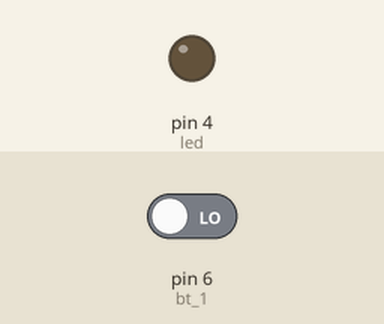
Bench run of a sketch on a simulated Arduino Uno, built with avr-gcc and run on an emulated ATmega328P. Shown: output pins drawn as LEDs (lit = HIGH). The test bench sets the inputs (shaded band); at power-on: pin 6 (bt_1) LOW.

Above: at 1.2 s.
1.3 s: pin 6 (bt_1) driven HIGH
At 3.7 s:
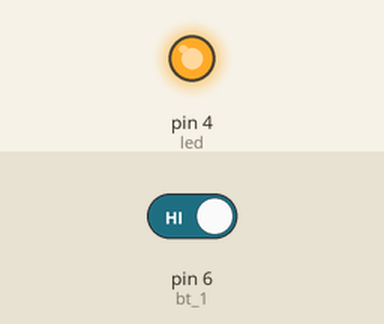
Timing chart, 0 to 10.0 s (numbered marks = the images above; inputs shaded):
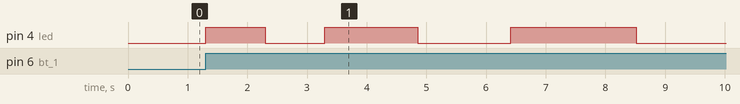

Measured:
- after the input at 1.3 s, pin 4 (led): goes HIGH 1.0 s, LOW 1.0 s, HIGH 1.6 s, LOW 1.6 s, HIGH 2.1 s, then LOW, starting at once

The sketch:

E05.cpp.ino
```cpp
int led = 4;
int bt_1 = 6;
bool bt = LOW;

void setup()
{
  pinMode(led, OUTPUT);
  pinMode(bt_1, INPUT);

}

void loop()
{
  bool bt_state = digitalRead(bt_1);

  if(bt_state == HIGH){
    for(int i=0; i<5555;i+=555){
      digitalWrite(led, HIGH);
      delay(1000+i);
      digitalWrite(led, LOW);
      delay(1000+i);
      digitalWrite(led, HIGH);

    }
    for(int j=3333; j<100; j-=333){
      digitalWrite(led, HIGH);
      delay(1000+j);
      digitalWrite(led, LOW);
      delay(1000+j);
      digitalWrite(led, HIGH);

    }


  }else{

  }


}
```
